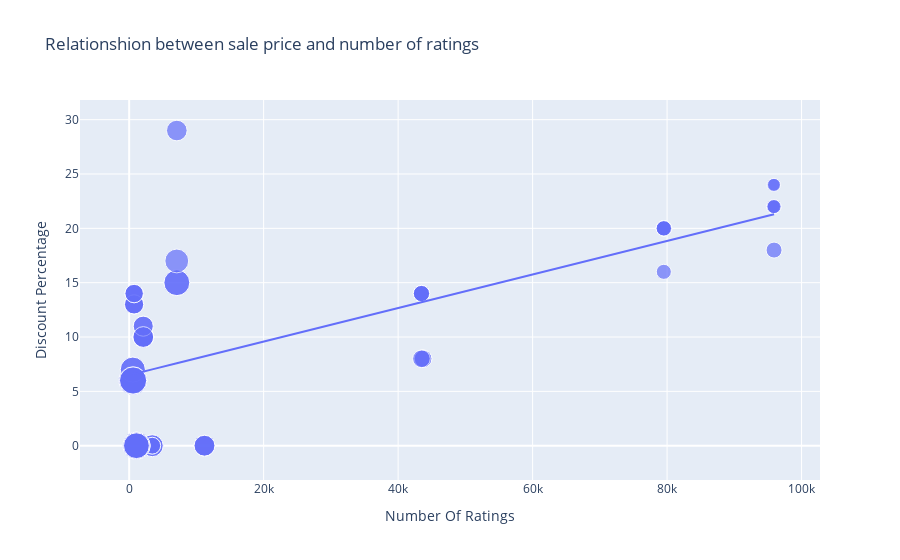

This figure's notebook cell:
### Markdown cell above
# Q5. What is the relationship between discount percentage and numbers of rating on flipkart?

### Code cell
figure = px.scatter(data_frame = df , x = "Number Of Ratings" ,
                    y = "Discount Percentage" , size = "Sale Price" , trendline = "ols" ,
                    title = "Relationshion between sale price and number of ratings")

figure.show()

### Figure 1 — Plotly figure (JSON) as saved in the notebook; plotly's stock layout.template omitted (floating-point values rounded to 4 significant figures)
{"data": [{"hovertemplate": "Number Of Ratings=%{x}<br>Discount Percentage=%{y}<br>Sale Price=%{marker.size}<extra></extra>", "legendgroup": "", "marker": {"color": "#636efa", "size": [49900, 84900, 84900, 77000, 77000, 49900, 49900, 77000, 89900, 41999, 39999, 41999, 41999, 41999, 131900, 117100, 131900, 117100, 74999, 117900, 117100, 117900, 99900, 44999, 140900, 130900, 64900, 120900, 59900, 75900, 110900, 130900, 120900, 64900, 64900, 75900, 75900, 120900, 59900, 120900, 75900, 140900, 70900, 70900, 75900, 59900, 110900, 120900, 130900, 130900, 54999, 54999, 29999, 34999, 34999, 34999, 54999, 29999, 46999, 46999, 46999, 46999], "sizemode": "area", "sizeref": 352.2, "symbol": "circle"}, "mode": "markers", "name": "", "orientation": "v", "showlegend": false, "type": "scatter", "x": [3431, 3431, 3431, 11202, 11202, 3431, 3431, 11202, 1454, 79512, 79512, 79582, 79512, 79512, 1078, 1078, 1078, 1078, 7088, 7088, 1078, 7088, 7081, 95909, 542, 580, 740, 545, 740, 2101, 545, 580, 580, 730, 730, 2101, 2101, 580, 740, 580, 2092, 545, 2101, 2092, 2101, 740, 545, 580, 580, 580, 43707, 43707, 95807, 95909, 95807, 95909, 43470, 95909, 43470, 43470, 43470, 43470], "xaxis": "x", "y": [0, 0, 0, 0, 0, 0, 0, 0, 0, 20, 16, 20, 20, 20, 0, 0, 0, 0, 29, 15, 0, 15, 17, 18, 6, 6, 13, 6, 14, 10, 7, 6, 6, 13, 13, 10, 10, 6, 14, 6, 10, 6, 11, 11, 10, 14, 7, 6, 6, 6, 8, 8, 24, 22, 22, 22, 8, 24, 14, 14, 14, 14], "yaxis": "y"}, {"hovertemplate": "<b>OLS trendline</b><br>Discount Percentage = 0.000154292 * Number Of Ratings + 6.49233<br>R<sup>2</sup>=0.468988<br><br>Number Of Ratings=%{x}<br>Discount Percentage=%{y} <b>(trend)</b><extra></extra>", "legendgroup": "", "marker": {"color": "#636efa", "symbol": "circle"}, "mode": "lines", "name": "", "showlegend": false, "type": "scatter", "x": [542, 545, 545, 545, 545, 580, 580, 580, 580, 580, 580, 580, 580, 730, 730, 740, 740, 740, 740, 1078, 1078, 1078, 1078, 1078, 1454, 2092, 2092, 2101, 2101, 2101, 2101, 2101, 3431, 3431, 3431, 3431, 3431, 7081, 7088, 7088, 7088, 11202, 11202, 11202, 43470, 43470, 43470, 43470, 43470, 43707, 43707, 79512, 79512, 79512, 79512, 79582, 95807, 95807, 95909, 95909, 95909, 95909], "xaxis": "x", "y": [6.576, 6.576, 6.576, 6.576, 6.576, 6.582, 6.582, 6.582, 6.582, 6.582, 6.582, 6.582, 6.582, 6.605, 6.605, 6.607, 6.607, 6.607, 6.607, 6.659, 6.659, 6.659, 6.659, 6.659, 6.717, 6.815, 6.815, 6.816, 6.816, 6.816, 6.816, 6.816, 7.022, 7.022, 7.022, 7.022, 7.022, 7.585, 7.586, 7.586, 7.586, 8.221, 8.221, 8.221, 13.2, 13.2, 13.2, 13.2, 13.2, 13.24, 13.24, 18.76, 18.76, 18.76, 18.76, 18.77, 21.27, 21.27, 21.29, 21.29, 21.29, 21.29], "yaxis": "y"}], "layout": {"autosize": true, "legend": {"itemsizing": "constant", "tracegroupgap": 0}, "title": {"text": "Relationshion between sale price and number of ratings"}, "xaxis": {"anchor": "y", "autorange": true, "domain": [0, 1], "range": [-6754.0, 102400.0], "title": {"text": "Number Of Ratings"}, "type": "linear"}, "yaxis": {"anchor": "x", "autorange": true, "domain": [0, 1], "range": [-5.213, 33.41], "title": {"text": "Discount Percentage"}, "type": "linear"}}}
